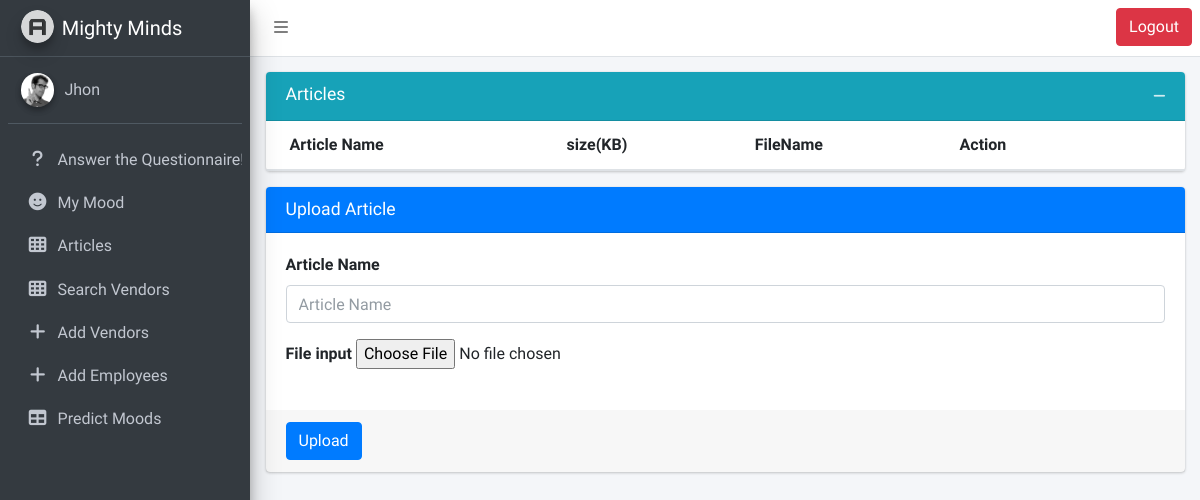
/articles.php (signed in), run on an earlier commit of the app's database.
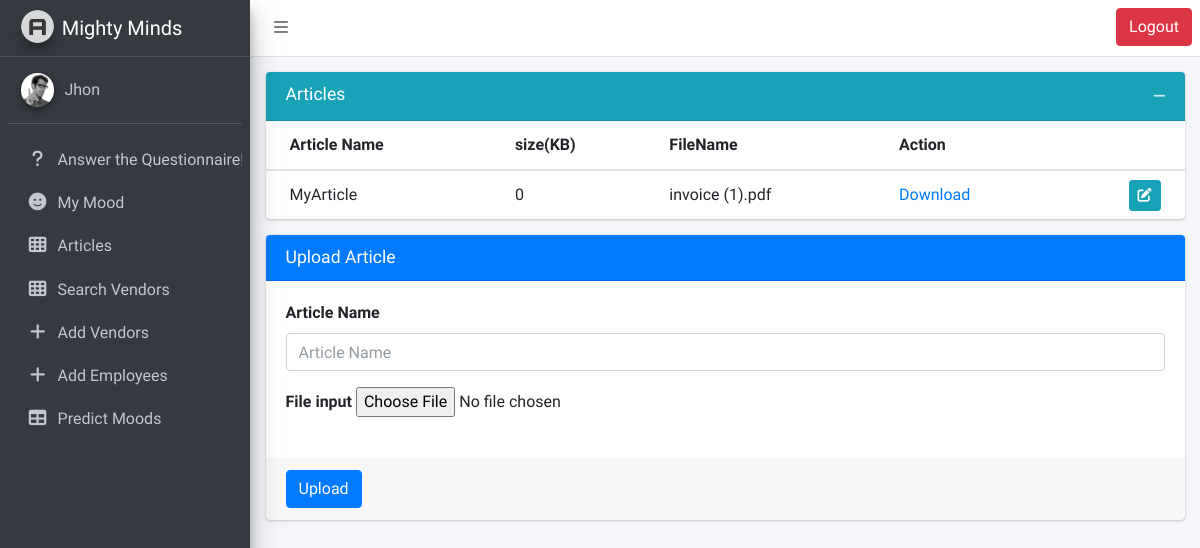
And on a later commit of the database.
### tables this page shows
CREATE TABLE `articles` (
  `ID` int(11) NOT NULL,
  `Name` varchar(128) DEFAULT NULL,
  `ArticleName` varchar(128) NOT NULL,
  `Size` int(11) DEFAULT NULL
);

### articles.php (the view, shortened to what this page needs)
<?php
    include('layout/header.php');
    include('layout/navbar.php');
    include('layout/sidebar.php');
?>
<div class="content-wrapper">
        <div class="content-header">
          <div class="container-fluid">
              <div class="row">
                  <div class="col-md-12">
                      <div class="card card-info">
                          <div class="card-header">
                              <h3 class="card-title">Articles</h3>
                              <div class="card-tools">
                                  <button type="button" class="btn btn-tool" data-card-widget="collapse" title="Collapse">
                                      <i class="fas fa-minus"></i>
                                  </button>
                              </div>
                          </div>
                          <div class="card-body p-0">
                              <table class="table">
                                  <thead>
                                  <tr>
                                      <th>Article Name</th>
                                      <th>size(KB)</th>
                                      <th>FileName</th>
                                      <th>Action</th>
                                      <th></th>
                                  </tr>
                                  </thead>
                                  <tbody>
                                  <?php
                                  $Database = new Database();
                                  $conn = $Database->getConnection();
                                  $sq="SELECT * FROM articles";
                                  $result=$conn->query($sq);
                                  while ($row=$result->fetch_assoc()) {
                                      echo "
                                               <tr>
                                               <td>".$row['ArticleName']."</td>
                                               <td>".floor($row['Size'] / 1000)."</td>
                                               <td>".$row['Name']."</td>
                                               <td><a href='includes/fileDownload.include.php?file_id=".$row['ID']."'>Download</a></td>
                                               <td class='text-right py-0 align-middle'>
                                                 <div class='btn-group btn-group-sm'>
                                                   <a href='#' class='btn btn-info'><i class='fas fa-edit'></i></a>
                                                 </div>
                                               </td>
                                               ";
                                  }
                                  ?>
                                  </tbody>
                              </table>
                          </div>
                      </div>
                  </div>
              </div>
            <div class="row">
              <div class="col-md-12">
              <div class="card card-primary">
                <div class="card-header">
                  <h3 class="card-title">Upload Article</h3>
                </div>
                <form method="post" action="includes/fileupload.include.php" enctype="multipart/form-data">
                  <div class="card-body">
                      <div class="form-group">
                          <label for="name">Article Name</label>
                          <input id="articleName" name="articleName" type="text" class="form-control" placeholder="Article Name" required>
                      </div>
                      <div class="form-group">
                      <label for="exampleInputFile">File input</label>
                      <input type="file" placeholder="Event photo" id="exampleInputFile" name="file" required>
                    </div>
                  </div>
                  <div class="card-footer">
                    <button type="submit" class="btn btn-primary">Upload</button>
                  </div>
                </form>
              </div>
            </div>
            </div>
          </div>
        </div>
        </div>
    <?php
    include('layout/footer.php');
    ?>

### layout/header.php (shortened to what this page needs)
<!DOCTYPE html>
<html lang="en">
<head>
    <link rel="stylesheet" href="dist/css/fontawesome-free/css/all.min.css">
    <link rel="stylesheet" href="dist/css/adminlte.css">
</head>
<body class="hold-transition sidebar-mini">
    <div class="wrapper">

### layout/navbar.php
<nav class="main-header navbar navbar-expand navbar-white navbar-light">
  <ul style="width:100%; display:flex; justify-content: space-between;" class="navbar-nav">
    <li class="nav-item">
      <a class="nav-link" data-widget="pushmenu" href="#" role="button"><i class="fas fa-bars"></i></a>
    </li>
    <li class="nav-item d-none d-sm-inline-block">
      <a href="index3.html" class="nav-link"></a>
    </li>
    <li class="nav-item d-none d-sm-inline-block">
      <a href="#" class="nav-link"></a>
    </li>
    <li>
      <form action="includes/logout.include.php">
        <button type="submit" class="btn btn-danger">Logout</button>
      </form>
    </li>
  </ul>
</nav>

### layout/sidebar.php (shortened to what this page needs)
<aside class="main-sidebar sidebar-dark-primary elevation-4">
        <a href="setmood.php" class="brand-link">
          <img src="dist/img/AdminLTELogo.png" alt="AdminLTE Logo" class="brand-image img-circle elevation-3" style="opacity: .8">
          <span class="brand-text font-weight-light">Mighty Minds</span>
        </a>
        <div class="sidebar">
          <div class="user-panel mt-3 pb-3 mb-3 d-flex">
            <div class="image">
              <img src="dist/img/user2-160x160.jpg" class="img-circle elevation-2" alt="User Image">
            </div>
            <div class="info">
              <a href="viewprofile.php" class="d-block"><?=$_SESSION['userInfo']['Name']?></a>
            </div>
          </div>
          <nav class="mt-2">
            <ul class="nav nav-pills nav-sidebar flex-column" data-widget="treeview" role="menu" data-accordion="false">
              <li class="nav-item">
                <a href="setmood.php" class="nav-link">
                  <i class="nav-icon fas fa-question"></i>
                  <p>
                    Answer the Questionnaire!
                  </p>
                </a>
              </li>
              <li class="nav-item">
                <a href="showmood.php" class="nav-link">
                  <i class="nav-icon fas fa-smile"></i>
                  <p>
                   My Mood
                  </p>
                </a>
              </li>
              <li class="nav-item">
                <a href="articles.php" class="nav-link">
                  <i class="nav-icon fas fa-th"></i>
                  <p>
                   Articles
                  </p>
                </a>
              </li>
                <li class="nav-item">
                <a href="searchVendors.php" class="nav-link">
                  <i class="nav-icon fas fa-th"></i>
                  <p>
                   Search Vendors
                  </p>
                </a>
              </li>
              <li class="nav-item">
                <a href="addvendors.php" class="nav-link">
                  <i class="nav-icon fas fa-plus"></i>
                  <p>
                   Add Vendors
                  </p>
                </a>
              </li>
              <li class="nav-item">
                <a href="addemployee.php" class="nav-link">
                  <i class="nav-icon fas fa-plus"></i>
                  <p>
                   Add Employees
                  </p>
                </a>
              </li>
              <li class="nav-item">
                <a href="moodPredict.php" class="nav-link">
                  <i class="nav-icon fas fa-table"></i>
                  <p>
                   Predict Moods
                  </p>
                </a>
              </li>
            </ul>
          </nav>
        </div>
      </aside>

What changed in the data, as far as the page shows it:
added articles: ArticleName "MyArticle", floor($row['Size']/1000) "0", Name "invoice (1).pdf"
